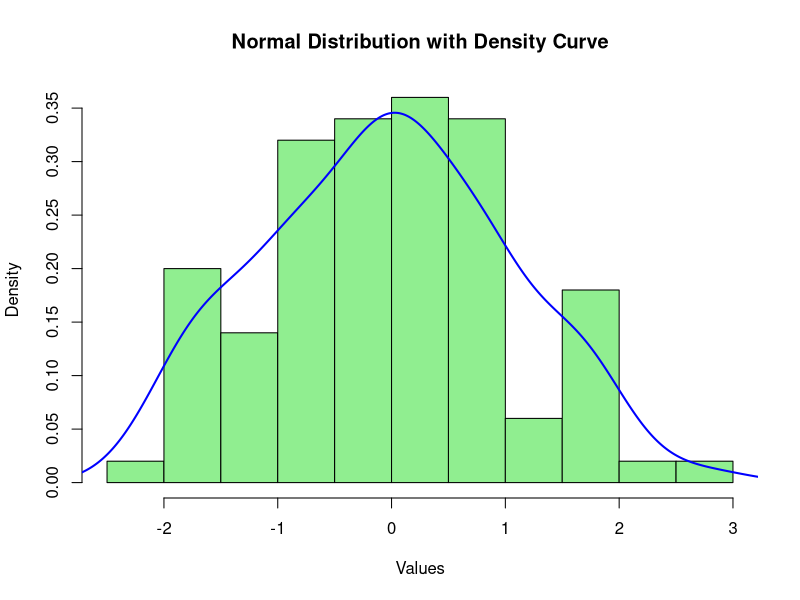

Reproduce this figure in R.
# Generate 100 random normal values
data <- rnorm(100)

# Histogram
hist(data, probability=TRUE,
     col="lightgreen",
     main="Normal Distribution with Density Curve",
     xlab="Values")

# Density estimate
dens <- density(data)

# Plot density curve
lines(dens, col="blue", lwd=2)
